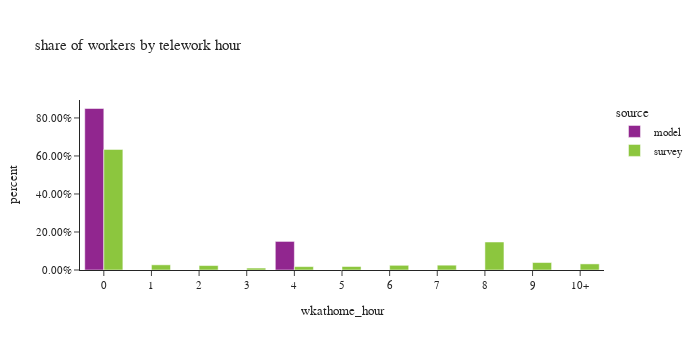

Source (notebook cell):
### Markdown cell above
### worker counts by telework hours

### Code cell
# population in each telework hour
df_hour_count = workers.groupby(['source','wkathome_int', 'wkathome_hour'])['pdexpfac'].sum().reset_index()
df_hour_count['percent'] = df_hour_count.groupby(['source'], group_keys=False)['pdexpfac']. \
    apply(lambda x:  x / float(x.sum()))

fig = px.bar(df_hour_count.sort_values(by=['source','wkathome_int']), x="wkathome_hour", y="percent", color="source",
             barmode="group",
             title= "share of workers by telework hour")
fig.update_layout(height=350, width=700, font=dict(size=11),
                  xaxis = dict(dtick = 1),
                  yaxis_tickformat = '.2%')
fig.update_xaxes(categoryorder='array', categoryarray= ['0','1', '2', '3', '4', '5', '6', '7', '8', '9', '10+'])
fig.show()

### Figure 1 — Plotly figure (JSON) as saved in the notebook; plotly's stock layout.template omitted (floating-point values rounded to 4 significant figures)
{"data": [{"alignmentgroup": "True", "hovertemplate": "source=model<br>wkathome_hour=%{x}<br>percent=%{y}<extra></extra>", "legendgroup": "model", "marker": {"color": "#91268F", "pattern": {"shape": ""}}, "name": "model", "offsetgroup": "model", "orientation": "v", "showlegend": true, "textposition": "auto", "type": "bar", "x": ["0", "4"], "xaxis": "x", "y": [0.8497, 0.1503], "yaxis": "y"}, {"alignmentgroup": "True", "hovertemplate": "source=survey<br>wkathome_hour=%{x}<br>percent=%{y}<extra></extra>", "legendgroup": "survey", "marker": {"color": "#8CC63E", "pattern": {"shape": ""}}, "name": "survey", "offsetgroup": "survey", "orientation": "v", "showlegend": true, "textposition": "auto", "type": "bar", "x": ["0", "1", "2", "3", "4", "5", "6", "7", "8", "9", "10+"], "xaxis": "x", "y": [0.6344, 0.02718, 0.02342, 0.0102, 0.01779, 0.01838, 0.0247, 0.02537, 0.1473, 0.03926, 0.03207], "yaxis": "y"}], "layout": {"barmode": "group", "font": {"size": 11}, "height": 350, "legend": {"title": {"text": "source"}, "tracegroupgap": 0}, "title": {"text": "share of workers by telework hour"}, "width": 700, "xaxis": {"anchor": "y", "categoryarray": ["0", "1", "2", "3", "4", "5", "6", "7", "8", "9", "10+"], "categoryorder": "array", "domain": [0.0, 1.0], "dtick": 1, "title": {"text": "wkathome_hour"}}, "yaxis": {"anchor": "x", "domain": [0.0, 1.0], "tickformat": ".2%", "title": {"text": "percent"}}}}
